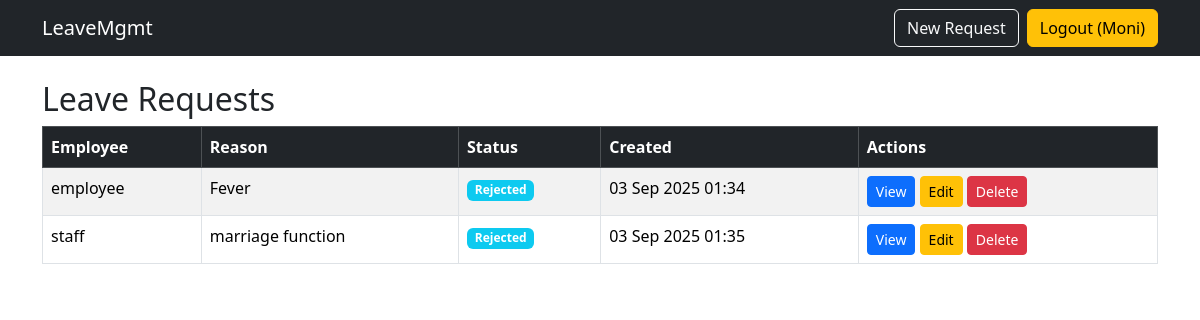
Page /leaves/leaves/ (signed in) on the committed database.
### leaves/models.py (models this page shows, shortened)
class LeaveRequest(models.Model):
    STATUS_CHOICES = [
        ("pending", "Pending"),
        ("approved", "Approved"),
        ("rejected", "Rejected"),
    ]
    employee = models.ForeignKey(User, on_delete=models.CASCADE)
    reason = models.TextField()
    status = models.CharField(max_length=10, choices=STATUS_CHOICES, default="pending")
    created_at = models.DateTimeField(auto_now_add=True)  # auto set when created
    updated_at = models.DateTimeField(auto_now=True)      # auto set when updated

### leaves/views.py (the view)
# urls.py: path("leaves/", views.leave_list, name="leave-list"),
@login_required
def leave_list(request):
    leaves = LeaveRequest.objects.all()
    return render(request, "leaves/leave_list.html", {"leaves": leaves})

### templates/leaves/leave_list.html
{% extends "base.html" %}
{% block content %}
<h2>Leave Requests</h2>
<table class="table table-striped table-bordered">
  <thead class="table-dark">
    <tr>
      <th>Employee</th>
      <th>Reason</th>
      <th>Status</th>
      <th>Created</th>
      <th>Actions</th>
    </tr>
  </thead>
  <tbody>
    {% for leave in leaves %}
      <tr>
        <td>{{ leave.employee.username }}</td>
        <td>{{ leave.reason|truncatechars:40 }}</td>
        <td><span class="badge bg-info">{{ leave.status }}</span></td>
        <td>{{ leave.created_at|date:"d M Y H:i" }}</td>
        <td>
          <a href="{% url 'leave-detail' leave.pk %}" class="btn btn-sm btn-primary">View</a>
          {% if user == leave.employee or user.is_superuser %}
            <a href="{% url 'leave-update' leave.pk %}" class="btn btn-sm btn-warning">Edit</a>
            <a href="{% url 'leave-delete' leave.pk %}" class="btn btn-sm btn-danger">Delete</a>
          {% endif %}
        </td>
      </tr>
    {% empty %}
      <tr><td colspan="5" class="text-center">No leave requests found.</td></tr>
    {% endfor %}
  </tbody>
</table>
{% endblock %}

### templates/base.html (shortened to what this page needs)
<!doctype html>
<html lang="en">
<head>
  <link href="https://cdn.jsdelivr.net/npm/bootstrap@5.3.3/dist/css/bootstrap.min.css" rel="stylesheet">
</head>
<body>
<nav class="navbar navbar-expand-lg navbar-dark bg-dark mb-4">
  <div class="container">
    <a class="navbar-brand" href="{% url 'leave-list' %}">LeaveMgmt</a>
    <div class="d-flex">
      {% if user.is_authenticated %}
        <a class="btn btn-outline-light me-2" href="{% url 'leave-create' %}">New Request</a>
        <form action="{% url 'logout' %}" method="post">{% csrf_token %}
          <button class="btn btn-warning">Logout ({{ user.username }})</button>
        </form>
      {% else %}
        <a class="btn btn-success" href="{% url 'login' %}">Login</a>
      {% endif %}
    </div>
  </div>
</nav>
<div class="container">
  {% block content %}{% endblock %}
</div>
</body>
</html>

### rows in the picture
LeaveRequest: employee.username "employee", reason "Fever", status "Rejected", created_at "03 Sep 2025 01:34", shows "Edit"
LeaveRequest: employee.username "staff", reason "marriage function", status "Rejected", created_at "03 Sep 2025 01:35", shows "Edit"

### other values in the picture
{{ user.username }} "Moni"
